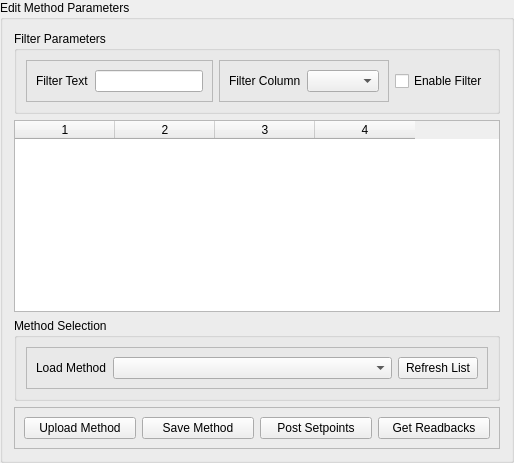
         <widget class="QGroupBox" name="groupBox">
          <property name="sizePolicy">
           <sizepolicy hsizetype="Maximum" vsizetype="MinimumExpanding">
            <horstretch>0</horstretch>
            <verstretch>0</verstretch>
           </sizepolicy>
          </property>
          <property name="autoFillBackground">
           <bool>false</bool>
          </property>
          <property name="title">
           <string>Edit Method Parameters</string>
          </property>
          <layout class="QVBoxLayout" name="verticalLayout_3">
           <item>
            <widget class="QGroupBox" name="groupBox_16">
             <property name="sizePolicy">
              <sizepolicy hsizetype="Maximum" vsizetype="Preferred">
               <horstretch>0</horstretch>
               <verstretch>0</verstretch>
              </sizepolicy>
             </property>
             <property name="title">
              <string>Filter Parameters</string>
             </property>
             <layout class="QHBoxLayout" name="horizontalLayout_18">
              <item>
               <widget class="QFrame" name="frame_17">
                <property name="frameShape">
                 <enum>QFrame::StyledPanel</enum>
                </property>
                <property name="frameShadow">
                 <enum>QFrame::Raised</enum>
                </property>
                <layout class="QHBoxLayout" name="horizontalLayout_22">
                 <item>
                  <widget class="QLabel" name="label_23">
                   <property name="text">
                    <string>Filter Text</string>
                   </property>
                  </widget>
                 </item>
                 <item>
                  <widget class="QLineEdit" name="input_filter_text">
                   <property name="sizePolicy">
                    <sizepolicy hsizetype="Minimum" vsizetype="Fixed">
                     <horstretch>0</horstretch>
                     <verstretch>0</verstretch>
                    </sizepolicy>
                   </property>
                   <property name="autoFillBackground">
                    <bool>false</bool>
                   </property>
                  </widget>
                 </item>
                </layout>
               </widget>
              </item>
              <item>
               <widget class="QFrame" name="frame_15">
                <property name="frameShape">
                 <enum>QFrame::StyledPanel</enum>
                </property>
                <property name="frameShadow">
                 <enum>QFrame::Raised</enum>
                </property>
                <layout class="QHBoxLayout" name="horizontalLayout_19">
                 <item>
                  <widget class="QLabel" name="label_16">
                   <property name="text">
                    <string>Filter Column</string>
                   </property>
                  </widget>
                 </item>
                 <item>
                  <widget class="QComboBox" name="column_combo_box">
                   <property name="sizePolicy">
                    <sizepolicy hsizetype="MinimumExpanding" vsizetype="Fixed">
                     <horstretch>0</horstretch>
                     <verstretch>0</verstretch>
                    </sizepolicy>
                   </property>
                  </widget>
                 </item>
                </layout>
               </widget>
              </item>
              <item>
               <widget class="QCheckBox" name="applyFilterBox">
                <property name="text">
                 <string>Enable Filter</string>
                </property>
               </widget>
              </item>
             </layout>
            </widget>
           </item>
           <item>
            <widget class="QTableWidget" name="parameter_table">
             <property name="sizePolicy">
              <sizepolicy hsizetype="Expanding" vsizetype="Expanding">
               <horstretch>0</horstretch>
               <verstretch>0</verstretch>
              </sizepolicy>
             </property>
             <property name="columnCount">
              <number>4</number>
             </property>
             <column/>
             <column/>
             <column/>
             <column/>
            </widget>
           </item>
           <item>
            <widget class="QGroupBox" name="groupBox_5">
             <property name="sizePolicy">
              <sizepolicy hsizetype="MinimumExpanding" vsizetype="Preferred">
               <horstretch>0</horstretch>
               <verstretch>0</verstretch>
              </sizepolicy>
             </property>
             <property name="title">
              <string>Method Selection</string>
             </property>
             <layout class="QHBoxLayout" name="horizontalLayout_7">
              <item>
               <widget class="QFrame" name="frame_10">
                <property name="frameShape">
                 <enum>QFrame::StyledPanel</enum>
                </property>
                <property name="frameShadow">
                 <enum>QFrame::Raised</enum>
                </property>
                <layout class="QHBoxLayout" name="horizontalLayout_6">
                 <item>
                  <widget class="QLabel" name="label_12">
                   <property name="text">
                    <string>Load Method</string>
                   </property>
                  </widget>
                 </item>
                 <item>
                  <widget class="QComboBox" name="method_combo_box">
                   <property name="sizePolicy">
                    <sizepolicy hsizetype="MinimumExpanding" vsizetype="Fixed">
                     <horstretch>0</horstretch>
                     <verstretch>0</verstretch>
                    </sizepolicy>
                   </property>
                  </widget>
                 </item>
                 <item>
                  <widget class="QPushButton" name="refreshMethods_btn">
                   <property name="text">
                    <string>Refresh List</string>
                   </property>
                  </widget>
                 </item>
                </layout>
               </widget>
              </item>
             </layout>
            </widget>
           </item>
           <item>
            <widget class="QFrame" name="frame_6">
             <property name="sizePolicy">
              <sizepolicy hsizetype="Minimum" vsizetype="Minimum">
               <horstretch>0</horstretch>
               <verstretch>0</verstretch>
              </sizepolicy>
             </property>
             <property name="frameShape">
              <enum>QFrame::StyledPanel</enum>
             </property>
             <property name="frameShadow">
              <enum>QFrame::Raised</enum>
             </property>
             <layout class="QHBoxLayout" name="horizontalLayout_5">
              <item>
               <widget class="QPushButton" name="upload_method_btn">
                <property name="text">
                 <string>Upload Method</string>
                </property>
               </widget>
              </item>
              <item>
               <widget class="QPushButton" name="save_method_btn">
                <property name="text">
                 <string>Save Method</string>
                </property>
               </widget>
              </item>
              <item>
               <widget class="QPushButton" name="putsetpoints_btn">
                <property name="text">
                 <string>Post Setpoints</string>
                </property>
               </widget>
              </item>
              <item>
               <widget class="QPushButton" name="getreadbacks_btn">
                <property name="text">
                 <string>Get Readbacks</string>
                </property>
               </widget>
              </item>
             </layout>
            </widget>
           </item>
          </layout>
         </widget>
